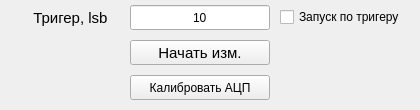
<?xml version="1.0" encoding="UTF-8"?>
<ui version="4.0">
 <class>Form</class>
 <widget class="QWidget" name="Form">
  <property name="geometry">
   <rect>
    <x>0</x>
    <y>0</y>
    <width>420</width>
    <height>110</height>
   </rect>
  </property>
  <property name="sizePolicy">
   <sizepolicy hsizetype="Expanding" vsizetype="Expanding">
    <horstretch>0</horstretch>
    <verstretch>0</verstretch>
   </sizepolicy>
  </property>
  <property name="minimumSize">
   <size>
    <width>420</width>
    <height>110</height>
   </size>
  </property>
  <property name="windowTitle">
   <string>Form</string>
  </property>
  <layout class="QGridLayout" name="gridLayout">
   <property name="topMargin">
    <number>5</number>
   </property>
   <property name="rightMargin">
    <number>5</number>
   </property>
   <property name="bottomMargin">
    <number>5</number>
   </property>
   <property name="horizontalSpacing">
    <number>5</number>
   </property>
   <property name="verticalSpacing">
    <number>0</number>
   </property>
   <item row="0" column="0">
    <layout class="QGridLayout" name="gridLayout_meas" rowstretch="0,0,0,0" columnstretch="0,0,0,0,0">
     <property name="sizeConstraint">
      <enum>QLayout::SetDefaultConstraint</enum>
     </property>
     <property name="leftMargin">
      <number>5</number>
     </property>
     <property name="topMargin">
      <number>0</number>
     </property>
     <property name="rightMargin">
      <number>5</number>
     </property>
     <property name="bottomMargin">
      <number>5</number>
     </property>
     <property name="spacing">
      <number>10</number>
     </property>
     <item row="2" column="2">
      <widget class="QPushButton" name="pushButton_run_measure">
       <property name="sizePolicy">
        <sizepolicy hsizetype="Preferred" vsizetype="Fixed">
         <horstretch>0</horstretch>
         <verstretch>0</verstretch>
        </sizepolicy>
       </property>
       <property name="minimumSize">
        <size>
         <width>140</width>
         <height>25</height>
        </size>
       </property>
       <property name="font">
        <font>
         <family>MS Shell Dlg 2</family>
         <pointsize>11</pointsize>
         <weight>50</weight>
         <italic>false</italic>
         <bold>false</bold>
        </font>
       </property>
       <property name="styleSheet">
        <string notr="true">font: 11pt &quot;MS Shell Dlg 2&quot;;</string>
       </property>
       <property name="text">
        <string>Начать изм.</string>
       </property>
      </widget>
     </item>
     <item row="0" column="2">
      <widget class="QLineEdit" name="lineEdit_trigger">
       <property name="minimumSize">
        <size>
         <width>120</width>
         <height>25</height>
        </size>
       </property>
       <property name="styleSheet">
        <string notr="true">font: 11pt &quot;MS Shell Dlg 2&quot;;</string>
       </property>
       <property name="text">
        <string>10</string>
       </property>
       <property name="alignment">
        <set>Qt::AlignCenter</set>
       </property>
       <property name="dragEnabled">
        <bool>false</bool>
       </property>
       <property name="readOnly">
        <bool>false</bool>
       </property>
       <property name="clearButtonEnabled">
        <bool>false</bool>
       </property>
      </widget>
     </item>
     <item row="0" column="1">
      <widget class="QLabel" name="label_58">
       <property name="minimumSize">
        <size>
         <width>100</width>
         <height>0</height>
        </size>
       </property>
       <property name="font">
        <font>
         <family>MS Shell Dlg 2</family>
         <pointsize>11</pointsize>
         <weight>50</weight>
         <italic>false</italic>
         <bold>false</bold>
        </font>
       </property>
       <property name="styleSheet">
        <string notr="true">font: 11pt &quot;MS Shell Dlg 2&quot;;</string>
       </property>
       <property name="text">
        <string>Тригер, lsb   </string>
       </property>
       <property name="alignment">
        <set>Qt::AlignRight|Qt::AlignTrailing|Qt::AlignVCenter</set>
       </property>
      </widget>
     </item>
     <item row="3" column="2">
      <widget class="QPushButton" name="pushButton_calibr_acq">
       <property name="minimumSize">
        <size>
         <width>140</width>
         <height>25</height>
        </size>
       </property>
       <property name="styleSheet">
        <string notr="true">font: 11pt &quot;MS Shell Dlg 2&quot;;</string>
       </property>
       <property name="text">
        <string>Калибровать АЦП</string>
       </property>
      </widget>
     </item>
     <item row="3" column="0">
      <spacer name="horizontalSpacer_40">
       <property name="orientation">
        <enum>Qt::Horizontal</enum>
       </property>
       <property name="sizeHint" stdset="0">
        <size>
         <width>40</width>
         <height>20</height>
        </size>
       </property>
      </spacer>
     </item>
     <item row="2" column="4">
      <spacer name="horizontalSpacer">
       <property name="orientation">
        <enum>Qt::Horizontal</enum>
       </property>
       <property name="sizeHint" stdset="0">
        <size>
         <width>40</width>
         <height>20</height>
        </size>
       </property>
      </spacer>
     </item>
     <item row="0" column="3">
      <widget class="QCheckBox" name="checkBox_enable_trig_meas">
       <property name="styleSheet">
        <string notr="true">font: 11pt &quot;MS Shell Dlg 2&quot;;</string>
       </property>
       <property name="text">
        <string>Запуск по тригеру</string>
       </property>
       <property name="checked">
        <bool>false</bool>
       </property>
      </widget>
     </item>
    </layout>
   </item>
  </layout>
 </widget>
 <resources/>
 <connections/>
</ui>
